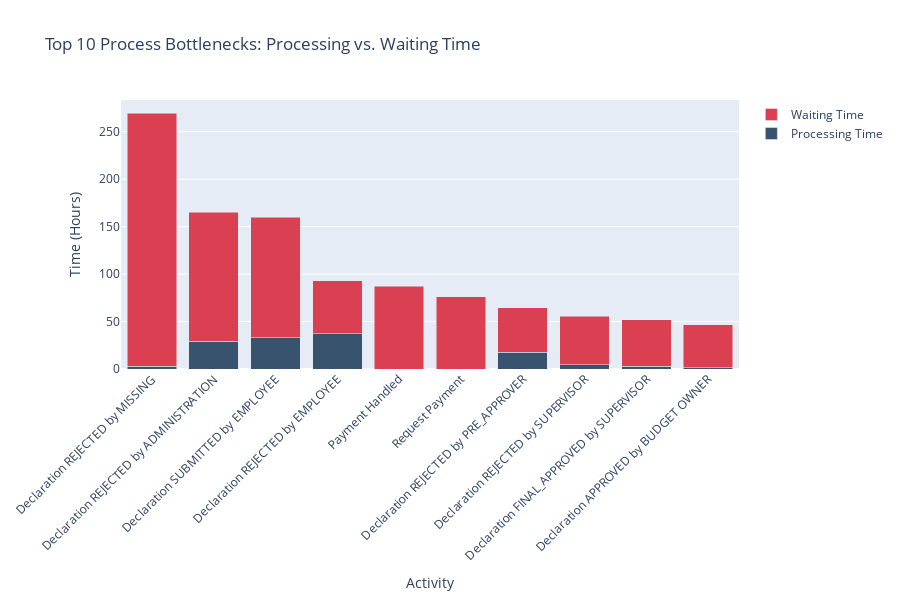

The notebook cell saved with this chart:
### Code cell
# 7. Advanced Metrics: Bottleneck Analysis
# --------------------------------------

# Calculate throughput time for each activity
activity_instances = df.groupby(['case:id', 'concept:name'])['time:timestamp'].agg(['min', 'max']).reset_index()
activity_instances['duration_hours'] = (activity_instances['max'] - activity_instances['min']).dt.total_seconds() / 3600

# Get average duration by activity
activity_duration = activity_instances.groupby('concept:name')['duration_hours'].agg(['mean', 'count']).reset_index()
activity_duration = activity_duration.sort_values('mean', ascending=False)

# Calculate "waiting time" before each activity
df_sorted['prev_timestamp'] = df_sorted.groupby('case:id')['time:timestamp'].shift(1)
df_sorted['waiting_hours'] = (df_sorted['time:timestamp'] - df_sorted['prev_timestamp']).dt.total_seconds() / 3600

# Get average waiting time by activity
waiting_by_activity = df_sorted.dropna(subset=['waiting_hours']).groupby('concept:name')['waiting_hours'].mean().reset_index()
waiting_by_activity = waiting_by_activity.sort_values('waiting_hours', ascending=False)

# Combine duration and waiting time
bottleneck_analysis = pd.merge(
    activity_duration, 
    waiting_by_activity, 
    on='concept:name', 
    how='outer'
).fillna(0)

bottleneck_analysis['total_time'] = bottleneck_analysis['mean'] + bottleneck_analysis['waiting_hours']
bottleneck_analysis = bottleneck_analysis.sort_values('total_time', ascending=False).head(10)

# Create stacked bar chart
fig = go.Figure()

fig.add_trace(go.Bar(
    x=bottleneck_analysis['concept:name'],
    y=bottleneck_analysis['mean'],
    name='Processing Time',
    marker_color='rgb(55, 83, 109)'
))

fig.add_trace(go.Bar(
    x=bottleneck_analysis['concept:name'],
    y=bottleneck_analysis['waiting_hours'],
    name='Waiting Time',
    marker_color='rgb(219, 64, 82)'
))

fig.update_layout(
    title='Top 10 Process Bottlenecks: Processing vs. Waiting Time',
    xaxis_title='Activity',
    yaxis_title='Time (Hours)',
    barmode='stack',
    xaxis_tickangle=-45,
    height=600
)
fig.show()

### Figure 1 — Plotly figure (JSON) as saved in the notebook; plotly's stock layout.template omitted (floating-point values rounded to 4 significant figures)
{"data": [{"marker": {"color": "rgb(55, 83, 109)"}, "name": "Processing Time", "type": "bar", "x": ["Declaration REJECTED by MISSING", "Declaration REJECTED by ADMINISTRATION", "Declaration SUBMITTED by EMPLOYEE", "Declaration REJECTED by EMPLOYEE", "Payment Handled", "Request Payment", "Declaration REJECTED by PRE_APPROVER", "Declaration REJECTED by SUPERVISOR", "Declaration FINAL_APPROVED by SUPERVISOR", "Declaration APPROVED by BUDGET OWNER"], "y": [2.772, 29.18, 32.97, 36.89, 0.0, 0.0, 17.55, 4.742, 3.131, 1.187]}, {"marker": {"color": "rgb(219, 64, 82)"}, "name": "Waiting Time", "type": "bar", "x": ["Declaration REJECTED by MISSING", "Declaration REJECTED by ADMINISTRATION", "Declaration SUBMITTED by EMPLOYEE", "Declaration REJECTED by EMPLOYEE", "Payment Handled", "Request Payment", "Declaration REJECTED by PRE_APPROVER", "Declaration REJECTED by SUPERVISOR", "Declaration FINAL_APPROVED by SUPERVISOR", "Declaration APPROVED by BUDGET OWNER"], "y": [266.4, 135.9, 127.1, 56.22, 87.1, 75.95, 46.73, 50.99, 48.51, 45.55]}], "layout": {"barmode": "stack", "height": 600, "title": {"text": "Top 10 Process Bottlenecks: Processing vs. Waiting Time"}, "xaxis": {"tickangle": -45, "title": {"text": "Activity"}}, "yaxis": {"title": {"text": "Time (Hours)"}}}}
